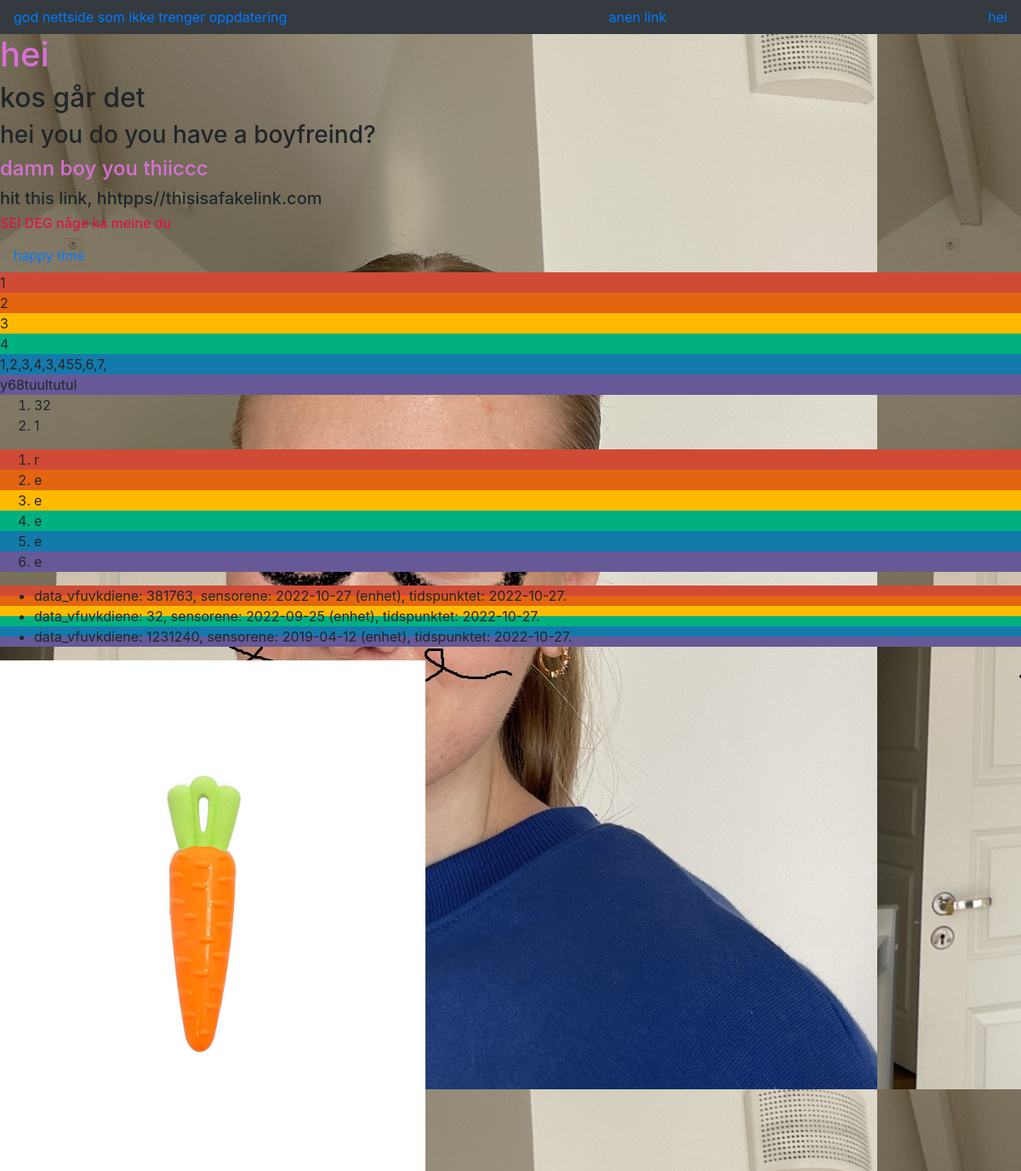
Page /elsysapp/ on the committed database.
### elsysapp/models.py (models this page shows)
class SensorData(models.Model):
    data = models.CharField(max_length=128)
    sensor_id = models.DateField()
    timestamp = models.DateField(auto_now_add=True)
    def __str__(self):
         return "data_vfuvkdiene: {}, sensorene: {} (enhet), tidspunktet: {}." .format(self.data, self.sensor_id, self.timestamp)

### elsysapp/views.py (the view)
# urls.py: path('', index, name='index'),
def index(request):
   print("Dette blir printa i terminalen")
   context = {}
   all_sensor_data = SensorData.objects.all() #Henter ut all sensordata fra databasen.
   context['all_sensor_data'] = all_sensor_data #Legger sensordata til som en variabel som kan brukes i Template.
   return render(request, "elsysapp/index.html", context)

### elsysapp/templates/elsysapp/index.html (shortened to what this page needs)
<!DOCTYPE html>
<html lang="en">
<head>
    {% load static %}
    <link rel="stylesheet" href="https://stackpath.bootstrapcdn.com/bootstrap/4.5.2/css/bootstrap.min.css">
    <link rel="stylesheet" href="{% static 'style.css' %}">
</head>
<body class="maria">
<nav  class = "navbar navbar-expand-ig navbar-dark bg-dark">
    <a href = "https://shifthyperloop.com/"> god nettside som ikke trenger oppdatering</a>
    <a href = "https://shifthyperloop.com/joinus"> anen link</a>
    <a href = "emilie ss.html">hei</a>
</nav>
<h1 class="pretty">hei</h1>
<h2>kos går det</h2>
<h3> hei you do you have a boyfreind?</h3>
<h4 class = pretty>damn boy you thiiccc</h4>
<h5>hit this link, hhtpps//thisisafakelink.com </h5>
<h6>SEI DEG någe ka meine du</h6>
<a  class = "nav-link" href= "https://shifthyperloop.com/">happy time</a>
<ul class="gay navbar-nav mr-auto">
    <li>1</li>
    <li>2</li>
    <li>3</li>
    <li>4</li>
    <li>1,2,3,4,3,455,6,7,</li>
    <li>y68tuultutul</li>
</ul>
<ol>
    <li> 32</li>
    <li>1</li>
</ol>
<ol class="gay">
    <li>r</li>
    <li>e</li>
    <li>e</li>
    <li>e</li>
    <li>e</li>
    <li>e</li>
</ol>
<ul class="gay">
    {% for variabel in all_sensor_data %}
       <li>
           {{variabel}}
       </li>
    {% endfor %}
    </ul>
<img src="{% static 'gullerot.jpg' %}" alt="Girl in a jacket" width="500" height="600">
</body>
</html>

### elsysapp/static/style.css (style rules this page uses)
.pretty { color: orchid; }
h6 { color: crimson; }
.gay { --g-red: #d04b36; --g-orange: #e36511; --g-yellow: #ffba00; --g-green: #00b180; --g-blue: #147aab; --g-indigo: #675997; background-image: linear-gradient( var(--g-red) 0%, var(--g-red) 16.6666%, var(--g-orange) 16.6666%, var(--g-orange) 33.333%, var(--g-yellow) 33.333%, var(--g-yellow) 50%, var(--g-green) 50%, var(--g-green) 66.6666%, var(--g-blue) 66.6666%, var(--g-blue) 83.3333%, var(--g-indigo) 83.3333%, var(--g-indigo) 100% ); }
.maria { background-image: url("maria bild 2.jpg"); background-color: #cccccc; }

### rows in the picture
SensorData: data+sensor+timestamp "data_vfuvkdiene: 381763, sensorene: 2022-10-27 (enhet), tidspunktet: 2022-10-27."
SensorData: data+sensor+timestamp "data_vfuvkdiene: 32, sensorene: 2022-09-25 (enhet), tidspunktet: 2022-10-27."
SensorData: data+sensor+timestamp "data_vfuvkdiene: 1231240, sensorene: 2019-04-12 (enhet), tidspunktet: 2022-10-27."
